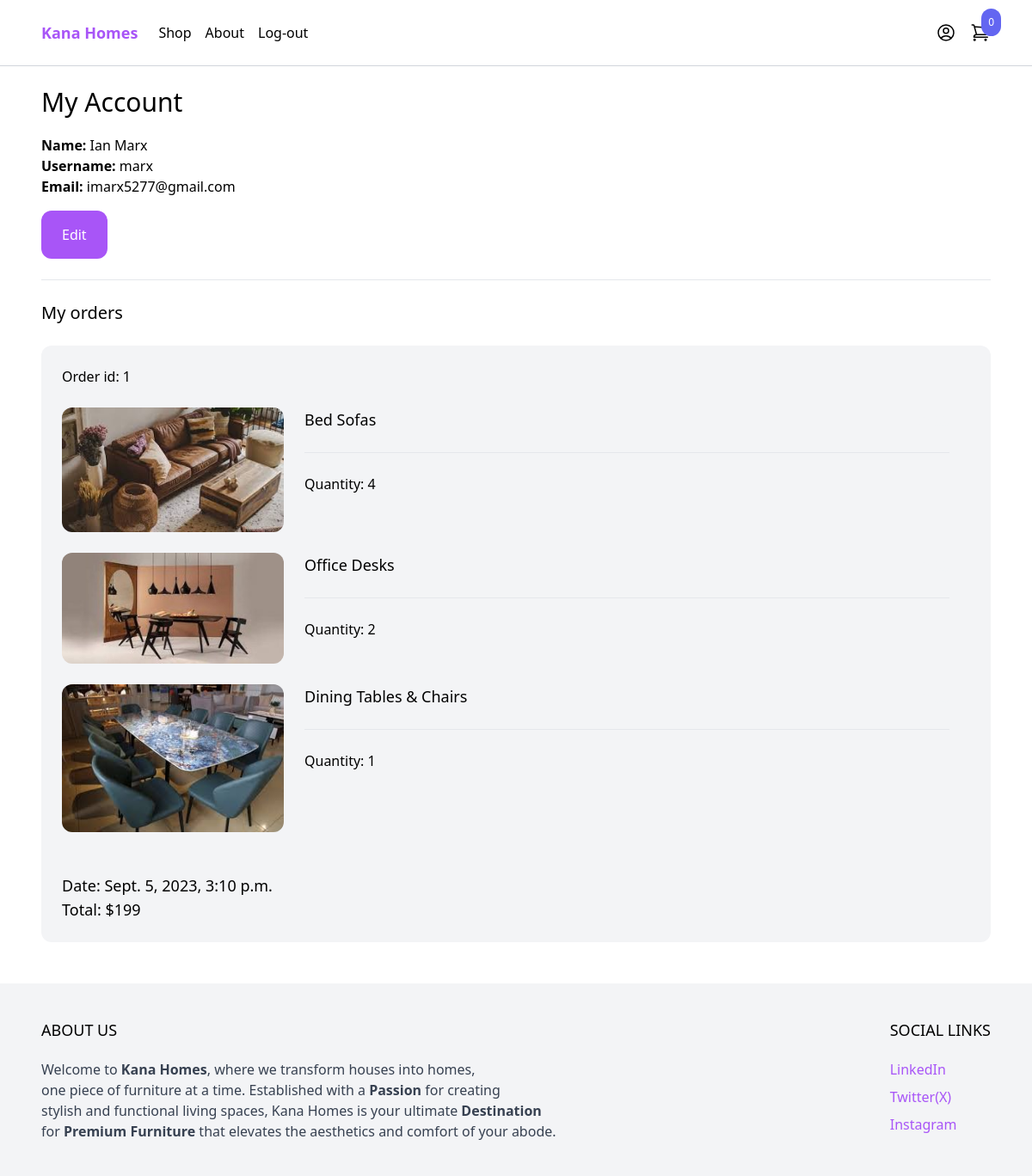
/myaccount/ (signed in), run on the app's committed database.
### order/models.py (models this page shows)
class Order(models.Model):
    ORDERED = 'ordered' #this section is stored in the database
    SHIPPED = 'shipped'
    STATUS_CHOICES = ( #this section is displayed in the admin interface
        (ORDERED, 'Ordered'),
        (SHIPPED, 'Shipped'),
    )
    user = models.ForeignKey(User, related_name="orders", blank=True, null=True, on_delete=models.CASCADE)
    first_name = models.CharField(max_length=255)
    last_name = models.CharField(max_length=255)
    email = models.CharField(max_length=255)
    address = models.CharField(max_length=255)
    zipcode = models.CharField(max_length=255)
    place = models.CharField(max_length=255)
    phone = models.CharField(max_length=255)
    created_at = models.DateTimeField(auto_now_add=True)
    paid = models.BooleanField(default=False)
    paid_amount = models.IntegerField(blank=True, null=True)
    status = models.CharField(max_length=20, choices=STATUS_CHOICES, default=ORDERED)

class OrderItem(models.Model):
    order = models.ForeignKey(Order, related_name='items', on_delete=models.CASCADE)
    product = models.ForeignKey(Product, related_name='items', on_delete=models.CASCADE)
    price = models.IntegerField()
    quantity = models.IntegerField(default=1)

### product/models.py (models this page shows, shortened)
class Product(models.Model):
    category = models.ForeignKey(Category, related_name='products', on_delete=models.CASCADE)
    name = models.CharField(max_length=255)
    slug = models.SlugField()
    description = models.TextField(blank=True, null=True)
    price = models.IntegerField()
    created_at = models.DateTimeField(auto_now_add=True)
    image = models.ImageField(upload_to='uploads/', blank=True, null=True)
    thumbnail = models.ImageField(upload_to='uploads/', blank=True, null=True)
    class Meta:
        ordering = ('-created_at',)
    def get_thumbnail(self):
        if self.thumbnail:
            return self.thumbnail.url

### core/views.py (the view)
# urls.py: path('myaccount/', myaccount, name='myaccount'),
@login_required
def myaccount(request):
    return render(request, 'core/myaccount.html')

### cart/cart.py (called while the page is built)
    def __len__(self):
        return sum(item['quantity'] for item in self.cart.values())

### cart/content_processors.py (called while the page is built)
def cart(request):
    return {'cart': Cart(request)}

### core/templates/core/myaccount.html (shortened to what this page needs)
{% extends 'core/base.html' %}
{% block content%}
<div class="max-w-6xl mx-auto p-6">
    <h1 class="mb-5 text-3xl">
        My Account
    </h1>
    <div class="mb-6">
        <strong>Name: </strong>{{ request.user.get_full_name }} <br>
        <strong>Username: </strong>{{ request.user.username }} <br>
        <strong>Email: </strong>{{ request.user.email }} <br>
        <a href="{% url 'edit_myaccount' %}" class="mt-4 inline-block py-4 px-6 rounded-xl text-white bg-purple-500">Edit</a>
    </div>
    <hr>
    <h2 class="my-6 text-xl">
        My orders
    </h2>
    {% for order in request.user.orders.all %}
    <div class="w-full mb-6 p-6 flex flex-wrap bg-gray-100 rounded-xl">
        <div class="mb-6 flex justify-between">
            <a href="#">Order id: {{ order.id }}</a>
        </div>
        <div class="mb-6 w-full">
            {% for item in order.items.all %}
                <div class="product mb-6 flex pr-6">
                    <a href="#" class="w-1/4">
                        <img class="hover:shadow-lg rounded-xl" src="{{ item.product.get_thumbnail }}" alt="">
                    </a>
                    <div class="w-3/4 pl-6">
                        <div class="flex justify-between">
                            <a href="#" class="text-lg">{{ item.product.name }}</a>
                            <p class="mb-6 text-gray-100 pt-1">$9.99</p>
                        </div>
                        <hr>
                        <div class="mt-6">
                            Quantity: {{ item.quantity }}
                        </div>
                    </div>
                </div>
                {% endfor %}
        </div>
            <div>
                <p class="text-lg">Date: {{ order.created_at }}</p>
                <p class="text-lg">Total: $199</p>
            </div>
        </div>
    </div>
    {% endfor %}
{% endblock %}

### data on the page
Order: id "1", created_at "Sept. 5, 2023, 3:10 p.m."
OrderItem: product.get_thumbnail (picture), product.name "Bed Sofas", quantity "4"
OrderItem: product.get_thumbnail (picture), product.name "Office Desks", quantity "2"
OrderItem: product.get_thumbnail (picture), product.name "Dining Tables & Chairs", quantity "1"

### other printed values
{{ cart|length }} "0"
{{ request.user.get_full_name }} "Ian Marx"
{{ request.user.username }} "marx"
{{ request.user.email }} "imarx5277@gmail.com"
